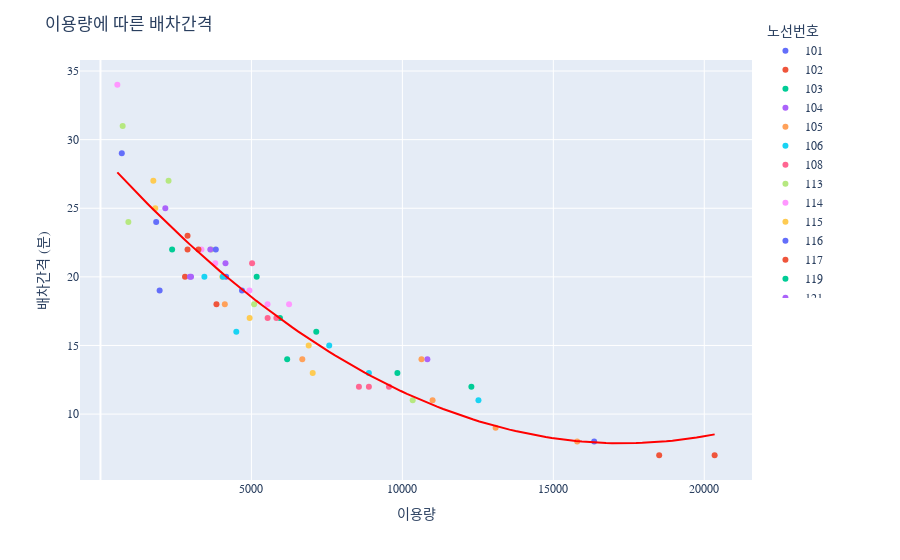

Notebook cell for this chart:
### Code cell
import plotly.express as px
import plotly.graph_objects as go
import plotly.offline as pyo

# 2차 곡선 회귀선 계수 계산
a, b, c = np.polyfit(bus_usage_merge_all["USAGE_COUNT"], bus_usage_merge_all["ALLO_INTERVAL"], 2)

# 2차 곡선 회귀선 함수 정의
def quadratic_regression(x):
    return a * x**2 + b * x + c

# 산점도 그래프 생성
fig = px.scatter(bus_usage_merge_all, x="USAGE_COUNT", y="ALLO_INTERVAL", color="ROUTE_NO", 
                 labels={"USAGE_COUNT": "이용량", "ALLO_INTERVAL": "배차간격 (분)", "ROUTE_NO": "노선번호"})

# 회귀선 그리기
x_range = np.linspace(bus_usage_merge_all["USAGE_COUNT"].min(), bus_usage_merge_all["USAGE_COUNT"].max(), 100)
y_range = [quadratic_regression(x) for x in x_range]

fig.add_trace(go.Scatter(x=x_range, y=y_range, mode="lines", name="2차 곡선 회귀선", line=dict(color='red')))

# 그래프 레이아웃 설정
fig.update_layout(
    title="이용량에 따른 배차간격",
    xaxis_title="이용량",
    yaxis_title="배차간격 (분)",
    legend_title="노선번호",
    showlegend=True,
    legend=dict(x=9000, y=1.1),
    font=dict(family="Malgun Gothic"),
    hovermode="closest"
)

# x축 레이블을 원하는 형식으로 설정 (5000과 같이)
fig.update_xaxes(
    tickvals=[5000, 10000, 15000, 20000],  # x축의 눈금 위치
    ticktext=["5000", "10000", "15000", "20000"]  # 눈금에 표시될 텍스트
)

# 그래프 표시
fig.show()
pyo.plot(fig, filename='bus_usage_graph_all_altered_704.html')

### Figure 1 — Plotly figure (JSON) as saved in the notebook; plotly's stock layout.template omitted (floating-point values rounded to 4 significant figures)
{"data": [{"hovertemplate": "노선번호=101<br>이용량=%{x}<br>배차간격 (분)=%{y}<extra></extra>", "legendgroup": "101", "marker": {"color": "#636efa", "symbol": "circle"}, "mode": "markers", "name": "101", "orientation": "v", "showlegend": true, "type": "scatter", "x": [4162], "xaxis": "x", "y": [20], "yaxis": "y"}, {"hovertemplate": "노선번호=102<br>이용량=%{x}<br>배차간격 (분)=%{y}<extra></extra>", "legendgroup": "102", "marker": {"color": "#EF553B", "symbol": "circle"}, "mode": "markers", "name": "102", "orientation": "v", "showlegend": true, "type": "scatter", "x": [20344], "xaxis": "x", "y": [7], "yaxis": "y"}, {"hovertemplate": "노선번호=103<br>이용량=%{x}<br>배차간격 (분)=%{y}<extra></extra>", "legendgroup": "103", "marker": {"color": "#00cc96", "symbol": "circle"}, "mode": "markers", "name": "103", "orientation": "v", "showlegend": true, "type": "scatter", "x": [9835], "xaxis": "x", "y": [13], "yaxis": "y"}, {"hovertemplate": "노선번호=104<br>이용량=%{x}<br>배차간격 (분)=%{y}<extra></extra>", "legendgroup": "104", "marker": {"color": "#ab63fa", "symbol": "circle"}, "mode": "markers", "name": "104", "orientation": "v", "showlegend": true, "type": "scatter", "x": [3000], "xaxis": "x", "y": [20], "yaxis": "y"}, {"hovertemplate": "노선번호=105<br>이용량=%{x}<br>배차간격 (분)=%{y}<extra></extra>", "legendgroup": "105", "marker": {"color": "#FFA15A", "symbol": "circle"}, "mode": "markers", "name": "105", "orientation": "v", "showlegend": true, "type": "scatter", "x": [13089], "xaxis": "x", "y": [9], "yaxis": "y"}, {"hovertemplate": "노선번호=106<br>이용량=%{x}<br>배차간격 (분)=%{y}<extra></extra>", "legendgroup": "106", "marker": {"color": "#19d3f3", "symbol": "circle"}, "mode": "markers", "name": "106", "orientation": "v", "showlegend": true, "type": "scatter", "x": [12520], "xaxis": "x", "y": [11], "yaxis": "y"}, {"hovertemplate": "노선번호=108<br>이용량=%{x}<br>배차간격 (분)=%{y}<extra></extra>", "legendgroup": "108", "marker": {"color": "#FF6692", "symbol": "circle"}, "mode": "markers", "name": "108", "orientation": "v", "showlegend": true, "type": "scatter", "x": [8561], "xaxis": "x", "y": [12], "yaxis": "y"}, {"hovertemplate": "노선번호=113<br>이용량=%{x}<br>배차간격 (분)=%{y}<extra></extra>", "legendgroup": "113", "marker": {"color": "#B6E880", "symbol": "circle"}, "mode": "markers", "name": "113", "orientation": "v", "showlegend": true, "type": "scatter", "x": [3673], "xaxis": "x", "y": [22], "yaxis": "y"}, {"hovertemplate": "노선번호=114<br>이용량=%{x}<br>배차간격 (분)=%{y}<extra></extra>", "legendgroup": "114", "marker": {"color": "#FF97FF", "symbol": "circle"}, "mode": "markers", "name": "114", "orientation": "v", "showlegend": true, "type": "scatter", "x": [5534], "xaxis": "x", "y": [18], "yaxis": "y"}, {"hovertemplate": "노선번호=115<br>이용량=%{x}<br>배차간격 (분)=%{y}<extra></extra>", "legendgroup": "115", "marker": {"color": "#FECB52", "symbol": "circle"}, "mode": "markers", "name": "115", "orientation": "v", "showlegend": true, "type": "scatter", "x": [6897], "xaxis": "x", "y": [15], "yaxis": "y"}, {"hovertemplate": "노선번호=116<br>이용량=%{x}<br>배차간격 (분)=%{y}<extra></extra>", "legendgroup": "116", "marker": {"color": "#636efa", "symbol": "circle"}, "mode": "markers", "name": "116", "orientation": "v", "showlegend": true, "type": "scatter", "x": [1845], "xaxis": "x", "y": [24], "yaxis": "y"}, {"hovertemplate": "노선번호=117<br>이용량=%{x}<br>배차간격 (분)=%{y}<extra></extra>", "legendgroup": "117", "marker": {"color": "#EF553B", "symbol": "circle"}, "mode": "markers", "name": "117", "orientation": "v", "showlegend": true, "type": "scatter", "x": [2800], "xaxis": "x", "y": [20], "yaxis": "y"}, {"hovertemplate": "노선번호=119<br>이용량=%{x}<br>배차간격 (분)=%{y}<extra></extra>", "legendgroup": "119", "marker": {"color": "#00cc96", "symbol": "circle"}, "mode": "markers", "name": "119", "orientation": "v", "showlegend": true, "type": "scatter", "x": [7148], "xaxis": "x", "y": [16], "yaxis": "y"}, {"hovertemplate": "노선번호=121<br>이용량=%{x}<br>배차간격 (분)=%{y}<extra></extra>", "legendgroup": "121", "marker": {"color": "#ab63fa", "symbol": "circle"}, "mode": "markers", "name": "121", "orientation": "v", "showlegend": true, "type": "scatter", "x": [3639], "xaxis": "x", "y": [22], "yaxis": "y"}, {"hovertemplate": "노선번호=201<br>이용량=%{x}<br>배차간격 (분)=%{y}<extra></extra>", "legendgroup": "201", "marker": {"color": "#FFA15A", "symbol": "circle"}, "mode": "markers", "name": "201", "orientation": "v", "showlegend": true, "type": "scatter", "x": [15790], "xaxis": "x", "y": [8], "yaxis": "y"}, {"hovertemplate": "노선번호=203<br>이용량=%{x}<br>배차간격 (분)=%{y}<extra></extra>", "legendgroup": "203", "marker": {"color": "#19d3f3", "symbol": "circle"}, "mode": "markers", "name": "203", "orientation": "v", "showlegend": true, "type": "scatter", "x": [4499], "xaxis": "x", "y": [16], "yaxis": "y"}, {"hovertemplate": "노선번호=211<br>이용량=%{x}<br>배차간격 (분)=%{y}<extra></extra>", "legendgroup": "211", "marker": {"color": "#FF6692", "symbol": "circle"}, "mode": "markers", "name": "211", "orientation": "v", "showlegend": true, "type": "scatter", "x": [8891], "xaxis": "x", "y": [12], "yaxis": "y"}, {"hovertemplate": "노선번호=212<br>이용량=%{x}<br>배차간격 (분)=%{y}<extra></extra>", "legendgroup": "212", "marker": {"color": "#B6E880", "symbol": "circle"}, "mode": "markers", "name": "212", "orientation": "v", "showlegend": true, "type": "scatter", "x": [924], "xaxis": "x", "y": [24], "yaxis": "y"}, {"hovertemplate": "노선번호=213<br>이용량=%{x}<br>배차간격 (분)=%{y}<extra></extra>", "legendgroup": "213", "marker": {"color": "#FF97FF", "symbol": "circle"}, "mode": "markers", "name": "213", "orientation": "v", "showlegend": true, "type": "scatter", "x": [559], "xaxis": "x", "y": [34], "yaxis": "y"}, {"hovertemplate": "노선번호=216<br>이용량=%{x}<br>배차간격 (분)=%{y}<extra></extra>", "legendgroup": "216", "marker": {"color": "#FECB52", "symbol": "circle"}, "mode": "markers", "name": "216", "orientation": "v", "showlegend": true, "type": "scatter", "x": [4941], "xaxis": "x", "y": [17], "yaxis": "y"}, {"hovertemplate": "노선번호=301<br>이용량=%{x}<br>배차간격 (분)=%{y}<extra></extra>", "legendgroup": "301", "marker": {"color": "#636efa", "symbol": "circle"}, "mode": "markers", "name": "301", "orientation": "v", "showlegend": true, "type": "scatter", "x": [16353], "xaxis": "x", "y": [8], "yaxis": "y"}, {"hovertemplate": "노선번호=311<br>이용량=%{x}<br>배차간격 (분)=%{y}<extra></extra>", "legendgroup": "311", "marker": {"color": "#EF553B", "symbol": "circle"}, "mode": "markers", "name": "311", "orientation": "v", "showlegend": true, "type": "scatter", "x": [18507], "xaxis": "x", "y": [7], "yaxis": "y"}, {"hovertemplate": "노선번호=312<br>이용량=%{x}<br>배차간격 (분)=%{y}<extra></extra>", "legendgroup": "312", "marker": {"color": "#00cc96", "symbol": "circle"}, "mode": "markers", "name": "312", "orientation": "v", "showlegend": true, "type": "scatter", "x": [5174], "xaxis": "x", "y": [20], "yaxis": "y"}, {"hovertemplate": "노선번호=313<br>이용량=%{x}<br>배차간격 (분)=%{y}<extra></extra>", "legendgroup": "313", "marker": {"color": "#ab63fa", "symbol": "circle"}, "mode": "markers", "name": "313", "orientation": "v", "showlegend": true, "type": "scatter", "x": [2148], "xaxis": "x", "y": [25], "yaxis": "y"}, {"hovertemplate": "노선번호=314<br>이용량=%{x}<br>배차간격 (분)=%{y}<extra></extra>", "legendgroup": "314", "marker": {"color": "#FFA15A", "symbol": "circle"}, "mode": "markers", "name": "314", "orientation": "v", "showlegend": true, "type": "scatter", "x": [11001], "xaxis": "x", "y": [11], "yaxis": "y"}, {"hovertemplate": "노선번호=315<br>이용량=%{x}<br>배차간격 (분)=%{y}<extra></extra>", "legendgroup": "315", "marker": {"color": "#19d3f3", "symbol": "circle"}, "mode": "markers", "name": "315", "orientation": "v", "showlegend": true, "type": "scatter", "x": [3442], "xaxis": "x", "y": [20], "yaxis": "y"}, {"hovertemplate": "노선번호=316<br>이용량=%{x}<br>배차간격 (분)=%{y}<extra></extra>", "legendgroup": "316", "marker": {"color": "#FF6692", "symbol": "circle"}, "mode": "markers", "name": "316", "orientation": "v", "showlegend": true, "type": "scatter", "x": [5022], "xaxis": "x", "y": [21], "yaxis": "y"}, {"hovertemplate": "노선번호=317<br>이용량=%{x}<br>배차간격 (분)=%{y}<extra></extra>", "legendgroup": "317", "marker": {"color": "#B6E880", "symbol": "circle"}, "mode": "markers", "name": "317", "orientation": "v", "showlegend": true, "type": "scatter", "x": [2255], "xaxis": "x", "y": [27], "yaxis": "y"}, {"hovertemplate": "노선번호=318<br>이용량=%{x}<br>배차간격 (분)=%{y}<extra></extra>", "legendgroup": "318", "marker": {"color": "#FF97FF", "symbol": "circle"}, "mode": "markers", "name": "318", "orientation": "v", "showlegend": true, "type": "scatter", "x": [4935], "xaxis": "x", "y": [19], "yaxis": "y"}, {"hovertemplate": "노선번호=511<br>이용량=%{x}<br>배차간격 (분)=%{y}<extra></extra>", "legendgroup": "511", "marker": {"color": "#FECB52", "symbol": "circle"}, "mode": "markers", "name": "511", "orientation": "v", "showlegend": true, "type": "scatter", "x": [7030], "xaxis": "x", "y": [13], "yaxis": "y"}, {"hovertemplate": "노선번호=512<br>이용량=%{x}<br>배차간격 (분)=%{y}<extra></extra>", "legendgroup": "512", "marker": {"color": "#636efa", "symbol": "circle"}, "mode": "markers", "name": "512", "orientation": "v", "showlegend": true, "type": "scatter", "x": [3820], "xaxis": "x", "y": [22], "yaxis": "y"}, {"hovertemplate": "노선번호=513<br>이용량=%{x}<br>배차간격 (분)=%{y}<extra></extra>", "legendgroup": "513", "marker": {"color": "#EF553B", "symbol": "circle"}, "mode": "markers", "name": "513", "orientation": "v", "showlegend": true, "type": "scatter", "x": [2884], "xaxis": "x", "y": [23], "yaxis": "y"}, {"hovertemplate": "노선번호=514<br>이용량=%{x}<br>배차간격 (분)=%{y}<extra></extra>", "legendgroup": "514", "marker": {"color": "#00cc96", "symbol": "circle"}, "mode": "markers", "name": "514", "orientation": "v", "showlegend": true, "type": "scatter", "x": [5945], "xaxis": "x", "y": [17], "yaxis": "y"}, {"hovertemplate": "노선번호=601<br>이용량=%{x}<br>배차간격 (분)=%{y}<extra></extra>", "legendgroup": "601", "marker": {"color": "#ab63fa", "symbol": "circle"}, "mode": "markers", "name": "601", "orientation": "v", "showlegend": true, "type": "scatter", "x": [4141], "xaxis": "x", "y": [21], "yaxis": "y"}, {"hovertemplate": "노선번호=602<br>이용량=%{x}<br>배차간격 (분)=%{y}<extra></extra>", "legendgroup": "602", "marker": {"color": "#FFA15A", "symbol": "circle"}, "mode": "markers", "name": "602", "orientation": "v", "showlegend": true, "type": "scatter", "x": [4119], "xaxis": "x", "y": [18], "yaxis": "y"}, {"hovertemplate": "노선번호=603<br>이용량=%{x}<br>배차간격 (분)=%{y}<extra></extra>", "legendgroup": "603", "marker": {"color": "#19d3f3", "symbol": "circle"}, "mode": "markers", "name": "603", "orientation": "v", "showlegend": true, "type": "scatter", "x": [8891], "xaxis": "x", "y": [13], "yaxis": "y"}, {"hovertemplate": "노선번호=604<br>이용량=%{x}<br>배차간격 (분)=%{y}<extra></extra>", "legendgroup": "604", "marker": {"color": "#FF6692", "symbol": "circle"}, "mode": "markers", "name": "604", "orientation": "v", "showlegend": true, "type": "scatter", "x": [9556], "xaxis": "x", "y": [12], "yaxis": "y"}, {"hovertemplate": "노선번호=605<br>이용량=%{x}<br>배차간격 (분)=%{y}<extra></extra>", "legendgroup": "605", "marker": {"color": "#B6E880", "symbol": "circle"}, "mode": "markers", "name": "605", "orientation": "v", "showlegend": true, "type": "scatter", "x": [10342], "xaxis": "x", "y": [11], "yaxis": "y"}, {"hovertemplate": "노선번호=606<br>이용량=%{x}<br>배차간격 (분)=%{y}<extra></extra>", "legendgroup": "606", "marker": {"color": "#FF97FF", "symbol": "circle"}, "mode": "markers", "name": "606", "orientation": "v", "showlegend": true, "type": "scatter", "x": [3345], "xaxis": "x", "y": [22], "yaxis": "y"}, {"hovertemplate": "노선번호=608<br>이용량=%{x}<br>배차간격 (분)=%{y}<extra></extra>", "legendgroup": "608", "marker": {"color": "#FECB52", "symbol": "circle"}, "mode": "markers", "name": "608", "orientation": "v", "showlegend": true, "type": "scatter", "x": [4037], "xaxis": "x", "y": [20], "yaxis": "y"}, {"hovertemplate": "노선번호=611<br>이용량=%{x}<br>배차간격 (분)=%{y}<extra></extra>", "legendgroup": "611", "marker": {"color": "#636efa", "symbol": "circle"}, "mode": "markers", "name": "611", "orientation": "v", "showlegend": true, "type": "scatter", "x": [4688], "xaxis": "x", "y": [19], "yaxis": "y"}, {"hovertemplate": "노선번호=612<br>이용량=%{x}<br>배차간격 (분)=%{y}<extra></extra>", "legendgroup": "612", "marker": {"color": "#EF553B", "symbol": "circle"}, "mode": "markers", "name": "612", "orientation": "v", "showlegend": true, "type": "scatter", "x": [3246], "xaxis": "x", "y": [22], "yaxis": "y"}, {"hovertemplate": "노선번호=613<br>이용량=%{x}<br>배차간격 (분)=%{y}<extra></extra>", "legendgroup": "613", "marker": {"color": "#00cc96", "symbol": "circle"}, "mode": "markers", "name": "613", "orientation": "v", "showlegend": true, "type": "scatter", "x": [6184], "xaxis": "x", "y": [14], "yaxis": "y"}, {"hovertemplate": "노선번호=614<br>이용량=%{x}<br>배차간격 (분)=%{y}<extra></extra>", "legendgroup": "614", "marker": {"color": "#ab63fa", "symbol": "circle"}, "mode": "markers", "name": "614", "orientation": "v", "showlegend": true, "type": "scatter", "x": [2964], "xaxis": "x", "y": [20], "yaxis": "y"}, {"hovertemplate": "노선번호=615<br>이용량=%{x}<br>배차간격 (분)=%{y}<extra></extra>", "legendgroup": "615", "marker": {"color": "#FFA15A", "symbol": "circle"}, "mode": "markers", "name": "615", "orientation": "v", "showlegend": true, "type": "scatter", "x": [6685], "xaxis": "x", "y": [14], "yaxis": "y"}, {"hovertemplate": "노선번호=616<br>이용량=%{x}<br>배차간격 (분)=%{y}<extra></extra>", "legendgroup": "616", "marker": {"color": "#19d3f3", "symbol": "circle"}, "mode": "markers", "name": "616", "orientation": "v", "showlegend": true, "type": "scatter", "x": [4053], "xaxis": "x", "y": [20], "yaxis": "y"}, {"hovertemplate": "노선번호=617<br>이용량=%{x}<br>배차간격 (분)=%{y}<extra></extra>", "legendgroup": "617", "marker": {"color": "#FF6692", "symbol": "circle"}, "mode": "markers", "name": "617", "orientation": "v", "showlegend": true, "type": "scatter", "x": [5826], "xaxis": "x", "y": [17], "yaxis": "y"}, {"hovertemplate": "노선번호=618<br>이용량=%{x}<br>배차간격 (분)=%{y}<extra></extra>", "legendgroup": "618", "marker": {"color": "#B6E880", "symbol": "circle"}, "mode": "markers", "name": "618", "orientation": "v", "showlegend": true, "type": "scatter", "x": [5090], "xaxis": "x", "y": [18], "yaxis": "y"}, {"hovertemplate": "노선번호=619<br>이용량=%{x}<br>배차간격 (분)=%{y}<extra></extra>", "legendgroup": "619", "marker": {"color": "#FF97FF", "symbol": "circle"}, "mode": "markers", "name": "619", "orientation": "v", "showlegend": true, "type": "scatter", "x": [3801], "xaxis": "x", "y": [21], "yaxis": "y"}, {"hovertemplate": "노선번호=620<br>이용량=%{x}<br>배차간격 (분)=%{y}<extra></extra>", "legendgroup": "620", "marker": {"color": "#FECB52", "symbol": "circle"}, "mode": "markers", "name": "620", "orientation": "v", "showlegend": true, "type": "scatter", "x": [1751], "xaxis": "x", "y": [27], "yaxis": "y"}, {"hovertemplate": "노선번호=622<br>이용량=%{x}<br>배차간격 (분)=%{y}<extra></extra>", "legendgroup": "622", "marker": {"color": "#636efa", "symbol": "circle"}, "mode": "markers", "name": "622", "orientation": "v", "showlegend": true, "type": "scatter", "x": [706], "xaxis": "x", "y": [29], "yaxis": "y"}, {"hovertemplate": "노선번호=701<br>이용량=%{x}<br>배차간격 (분)=%{y}<extra></extra>", "legendgroup": "701", "marker": {"color": "#EF553B", "symbol": "circle"}, "mode": "markers", "name": "701", "orientation": "v", "showlegend": true, "type": "scatter", "x": [3842], "xaxis": "x", "y": [18], "yaxis": "y"}, {"hovertemplate": "노선번호=703<br>이용량=%{x}<br>배차간격 (분)=%{y}<extra></extra>", "legendgroup": "703", "marker": {"color": "#00cc96", "symbol": "circle"}, "mode": "markers", "name": "703", "orientation": "v", "showlegend": true, "type": "scatter", "x": [12286], "xaxis": "x", "y": [12], "yaxis": "y"}, {"hovertemplate": "노선번호=704<br>이용량=%{x}<br>배차간격 (분)=%{y}<extra></extra>", "legendgroup": "704", "marker": {"color": "#ab63fa", "symbol": "circle"}, "mode": "markers", "name": "704", "orientation": "v", "showlegend": true, "type": "scatter", "x": [10828], "xaxis": "x", "y": [14], "yaxis": "y"}, {"hovertemplate": "노선번호=705<br>이용량=%{x}<br>배차간격 (분)=%{y}<extra></extra>", "legendgroup": "705", "marker": {"color": "#FFA15A", "symbol": "circle"}, "mode": "markers", "name": "705", "orientation": "v", "showlegend": true, "type": "scatter", "x": [10633], "xaxis": "x", "y": [14], "yaxis": "y"}, {"hovertemplate": "노선번호=706<br>이용량=%{x}<br>배차간격 (분)=%{y}<extra></extra>", "legendgroup": "706", "marker": {"color": "#19d3f3", "symbol": "circle"}, "mode": "markers", "name": "706", "orientation": "v", "showlegend": true, "type": "scatter", "x": [7577], "xaxis": "x", "y": [15], "yaxis": "y"}, {"hovertemplate": "노선번호=711<br>이용량=%{x}<br>배차간격 (분)=%{y}<extra></extra>", "legendgroup": "711", "marker": {"color": "#FF6692", "symbol": "circle"}, "mode": "markers", "name": "711", "orientation": "v", "showlegend": true, "type": "scatter", "x": [5537], "xaxis": "x", "y": [17], "yaxis": "y"}, {"hovertemplate": "노선번호=712<br>이용량=%{x}<br>배차간격 (분)=%{y}<extra></extra>", "legendgroup": "712", "marker": {"color": "#B6E880", "symbol": "circle"}, "mode": "markers", "name": "712", "orientation": "v", "showlegend": true, "type": "scatter", "x": [735], "xaxis": "x", "y": [31], "yaxis": "y"}, {"hovertemplate": "노선번호=802<br>이용량=%{x}<br>배차간격 (분)=%{y}<extra></extra>", "legendgroup": "802", "marker": {"color": "#FF97FF", "symbol": "circle"}, "mode": "markers", "name": "802", "orientation": "v", "showlegend": true, "type": "scatter", "x": [6247], "xaxis": "x", "y": [18], "yaxis": "y"}, {"hovertemplate": "노선번호=911<br>이용량=%{x}<br>배차간격 (분)=%{y}<extra></extra>", "legendgroup": "911", "marker": {"color": "#FECB52", "symbol": "circle"}, "mode": "markers", "name": "911", "orientation": "v", "showlegend": true, "type": "scatter", "x": [1814], "xaxis": "x", "y": [25], "yaxis": "y"}, {"hovertemplate": "노선번호=912<br>이용량=%{x}<br>배차간격 (분)=%{y}<extra></extra>", "legendgroup": "912", "marker": {"color": "#636efa", "symbol": "circle"}, "mode": "markers", "name": "912", "orientation": "v", "showlegend": true, "type": "scatter", "x": [1959], "xaxis": "x", "y": [19], "yaxis": "y"}, {"hovertemplate": "노선번호=916<br>이용량=%{x}<br>배차간격 (분)=%{y}<extra></extra>", "legendgroup": "916", "marker": {"color": "#EF553B", "symbol": "circle"}, "mode": "markers", "name": "916", "orientation": "v", "showlegend": true, "type": "scatter", "x": [2884], "xaxis": "x", "y": [22], "yaxis": "y"}, {"hovertemplate": "노선번호=918<br>이용량=%{x}<br>배차간격 (분)=%{y}<extra></extra>", "legendgroup": "918", "marker": {"color": "#00cc96", "symbol": "circle"}, "mode": "markers", "name": "918", "orientation": "v", "showlegend": true, "type": "scatter", "x": [2373], "xaxis": "x", "y": [22], "yaxis": "y"}, {"line": {"color": "red"}, "mode": "lines", "name": "2차 곡선 회귀선", "type": "scatter", "x": [559, 758.8, 958.7, 1159.0, 1358.0, 1558.0, 1758.0, 1958.0, 2158.0, 2358.0, 2557.0, 2757.0, 2957.0, 3157.0, 3357.0, 3557.0, 3757.0, 3956.0, 4156.0, 4356.0, 4556.0, 4756.0, 4956.0, 5156.0, 5355.0, 5555.0, 5755.0, 5955.0, 6155.0, 6355.0, 6554.0, 6754.0, 6954.0, 7154, 7354.0, 7554.0, 7754.0, 7953.0, 8153.0, 8353.0, 8553.0, 8753.0, 8953.0, 9152.0, 9352.0, 9552.0, 9752.0, 9952.0, 10150.0, 10350.0, 10550.0, 10750.0, 10950.0, 11150.0, 11350.0, 11550.0, 11750.0, 11950.0, 12150.0, 12350.0, 12550.0, 12750.0, 12950.0, 13150.0, 13350.0, 13550.0, 13749, 13950.0, 14150.0, 14350.0, 14550.0, 14750.0, 14950.0, 15150.0, 15350.0, 15550.0, 15750.0, 15950.0, 16150.0, 16350.0, 16550.0, 16750.0, 16950.0, 17150.0, 17350.0, 17550.0, 17750.0, 17950.0, 18150.0, 18350.0, 18550.0, 18750.0, 18950.0, 19140.0, 19340.0, 19540.0, 19740.0, 19940.0, 20140.0, 20344], "y": [27.62, 27.15, 26.69, 26.23, 25.78, 25.33, 24.89, 24.46, 24.03, 23.6, 23.19, 22.77, 22.37, 21.97, 21.57, 21.18, 20.8, 20.42, 20.05, 19.68, 19.32, 18.96, 18.61, 18.27, 17.93, 17.59, 17.27, 16.94, 16.63, 16.32, 16.01, 15.71, 15.42, 15.13, 14.85, 14.57, 14.3, 14.03, 13.77, 13.52, 13.27, 13.02, 12.79, 12.55, 12.33, 12.11, 11.89, 11.68, 11.48, 11.28, 11.09, 10.9, 10.72, 10.54, 10.37, 10.21, 10.05, 9.892, 9.745, 9.602, 9.466, 9.335, 9.209, 9.089, 8.975, 8.867, 8.764, 8.667, 8.575, 8.489, 8.409, 8.334, 8.265, 8.201, 8.143, 8.091, 8.044, 8.003, 7.968, 7.938, 7.914, 7.895, 7.882, 7.875, 7.873, 7.877, 7.887, 7.902, 7.923, 7.949, 7.981, 8.019, 8.062, 8.111, 8.166, 8.226, 8.292, 8.363, 8.44, 8.523]}], "layout": {"font": {"family": "Malgun Gothic"}, "hovermode": "closest", "legend": {"title": {"text": "노선번호"}, "tracegroupgap": 0, "x": 9000, "y": 1.1}, "margin": {"t": 60}, "showlegend": true, "title": {"text": "이용량에 따른 배차간격"}, "xaxis": {"anchor": "y", "domain": [0, 1], "ticktext": ["5000", "10000", "15000", "20000"], "tickvals": [5000, 10000, 15000, 20000], "title": {"text": "이용량"}}, "yaxis": {"anchor": "x", "domain": [0, 1], "title": {"text": "배차간격 (분)"}}}}
